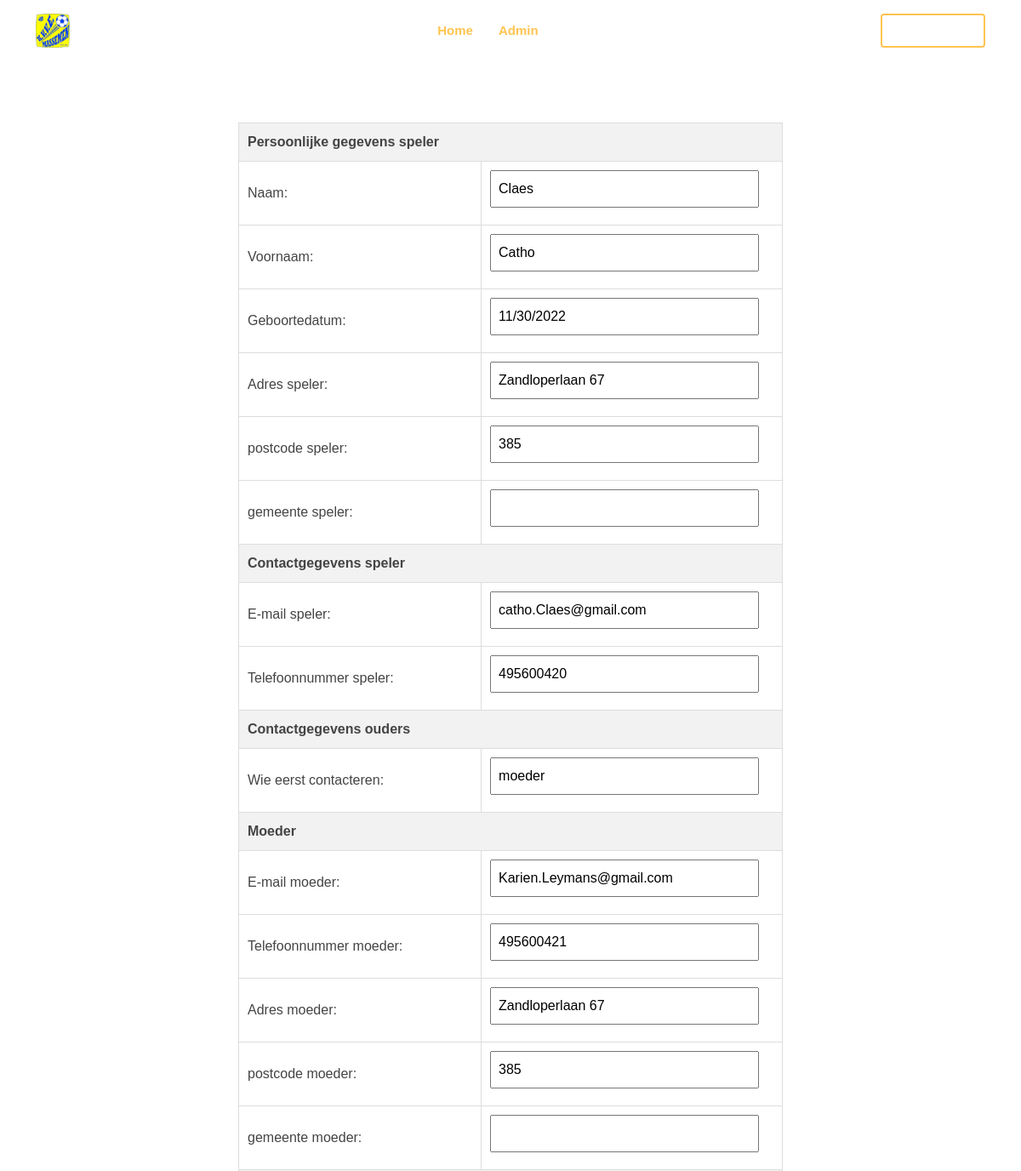
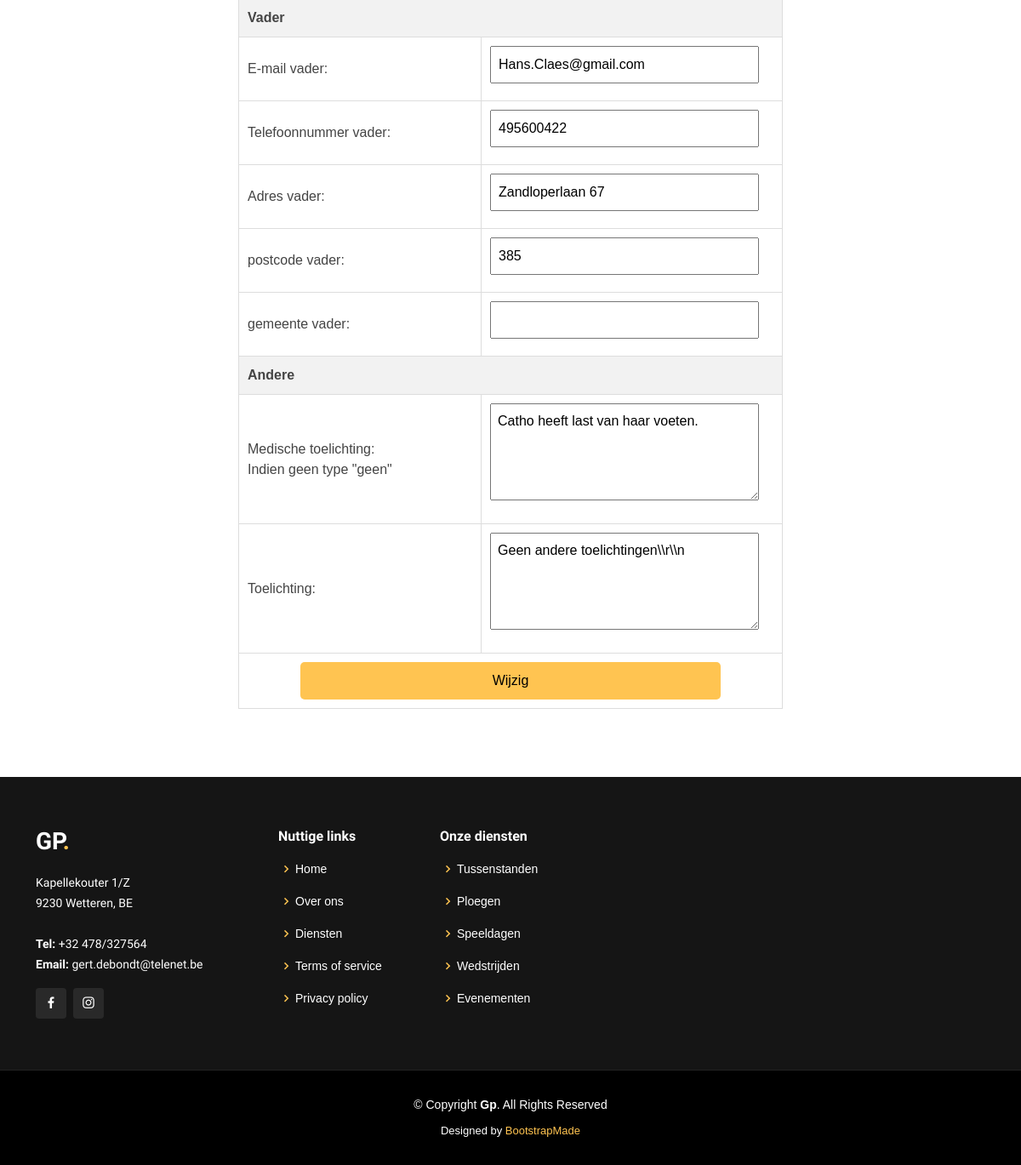
/Gp_02/Gp/meer_info.php?spelerid=19, run on the app's committed database (2 pictures, top to bottom).
### tables this page shows
CREATE TABLE `tblspelers` (
  `spelernr` int(11) NOT NULL,
  `naam` text NOT NULL,
  `voornaam` text NOT NULL,
  `geboortedatum` date DEFAULT NULL,
  `adres_speler` text,
  `postcodeid_speler` int(11) DEFAULT NULL,
  `email` text,
  `telefoonnummer_speler` text,
  `adres_moeder` text,
  `postcodeid_moeder` int(11) DEFAULT NULL,
  `email_moeder` text,
  `telefoonnummer_moeder` text,
  `adres_vader` text,
  `postcodeid_vader` int(11) DEFAULT NULL,
  `email_vader` text,
  `telefoonnummer_vader` text,
  `wie_eerst_te_verwittigen` text,
  `medische_toelichting` text,
  `bondsnummer` int(11) DEFAULT NULL,
  `toelichting` text,
  `actief` tinyint(1) DEFAULT NULL
);

### Gp_02/Gp/meer_info.php (the view, shortened to what this page needs)
<?php
  if(isset($_GET["spelerid"])){
    $id = $_GET["spelerid"];
  }
  $mysqli = new MySQLi("localhost","root","","voetbalclubphp");
  if(mysqli_connect_errno()){
    trigger_error("fout bij verbinding: ".$mysqli->error);
  }else{
    $sql="SELECT * FROM tblspelers WHERE spelernr = ?";
    if($stmt = $mysqli->prepare($sql)){
      $stmt->bind_param("i",$id);
      if(!$stmt->execute()){
        echo "Het uitvoeren van de query is mislukt:".$stmt->error."in query".$sql;
      }else{
        $stmt->bind_result($spelersnr, $naam, $voornaam, $datum, $adres1, $postcode1, $email1, $tel1, $adres2, $postcode2, $email2, $tel2, $adres3, $postcode3, $email3, $tel3, $contactfirst, $medische_toelichting, $bondsnummer, $toelichting,$actief);
        $id = $spelersnr;
      }
    }else{
        echo"er zit een fout in de query: ".$mysqli->error;
    }
  }
  function fetchGemeente($postcode, $mysqli){
    $query = "SELECT gemeente FROM tblpostcode WHERE postcode = ?";
    if ($stmt = $mysqli->prepare($query)) {
    $stmt->bind_param("s", $postcode);
        $stmt->execute();
        $stmt->bind_result($gemeente);
        return $gemeente;
  }else{
    return "Error fetching gemeente";
  }
}
?>
<!DOCTYPE html>
<html lang="en">
<head>
  <link href="assets/vendor/aos/aos.css" rel="stylesheet">
  <link href="assets/vendor/bootstrap/css/bootstrap.min.css" rel="stylesheet">
  <link href="assets/vendor/bootstrap-icons/bootstrap-icons.css" rel="stylesheet">
  <link href="assets/vendor/boxicons/css/boxicons.min.css" rel="stylesheet">
  <link href="assets/vendor/glightbox/css/glightbox.min.css" rel="stylesheet">
  <link href="assets/vendor/remixicon/remixicon.css" rel="stylesheet">
  <link href="assets/vendor/swiper/swiper-bundle.min.css" rel="stylesheet">
  <link href="assets/css/style.css" rel="stylesheet">
  <link href="assets/css/styleinschrijving.css" rel="stylesheet">
</head>
<body>
             <header id="header" class="fixed-top ">
    <div class="container d-flex align-items-center justify-content-lg-between">
      <h1 class="logo me-auto me-lg-0"><a href="index.php"><img src="assets/img/favicon.jpg"></a></h1>
      <nav id="navbar" class="navbar order-last order-lg-0">
        <ul>
          <li><a class="nav-link scrollto active" href="index.php">Home</a></li>
          <li><a class="nav-link scrollto active" href="aangemeld.php">Admin</a></li>
        </ul>
      </nav>
      <a href="aangemeld.php" class="get-started-btn scrollto">Admin only</a>
    </div>
  </header>
  <section>
  <div class="container">
   <form id="inschrijven" name="inschrijven" method="post" action='updatepage.php?actieverander&spelerid=<?php echo $id;?>'>
    <table class="mx-auto">
        <tr>
            <th colspan="2">Persoonlijke gegevens speler</th>
        </tr>
        <tr>
            <td><label>Naam:</label></td>
            <td><input type="text" name="naam" id="naam" value="<?php echo $naam;?>" readonly>
            <label id="naamVerplicht" class="fout"></label></td>
        </tr>
        <tr>
            <td><label>Voornaam:</label></td>
            <td><input type="text" name="voornaam" id="voornaam" value="<?php echo $voornaam ;?> " readonly>
            <label id="voornaamVerplicht" class="fout"></label></td>
        </tr>
        <tr>
            <td><label>Geboortedatum:</label></td>
            <td><input type="date" name="datum" id="datum" value="<?php echo (new DateTime($datum))->format('Y-m-d'); ?>" readonly>
            <label id="datumVerplicht" class="fout"></label></td>
        </tr>
        <tr>
            <td><label>Adres speler:</label></td>
            <td><input type="text" name="adres1" id="adres1" value="<?php echo $adres1;?>"readonly>
            <label id="adres1Verplicht" class="fout"></label></td>
        </tr>
        <tr>
            <td><label>postcode speler:</label></td>
            <td><input type="text" name="postcode1" id="postcode1" value="<?php echo $postcode1;?>"readonly>
            <label id="postcode1Verplicht" class="fout"></label></td>
        </tr>
        <tr>
            <td><label>gemeente speler:</label></td>
            <td>
              <?php
                $gemeente_speler = fetchGemeente($postcode1, $mysqli);
              ?>
              <input type="text" name="gemeente_speler" id="gemeente_speler" value="<?php echo $gemeente_speler;?>" readonly>
            </td>
        </tr>
        <tr>
            <th colspan="2">Contactgegevens speler</th>
        </tr>
        <tr>
            <td><label>E-mail speler:</label></td>
            <td><input type="email" name="email1" id="email1" value="<?php echo $email1;?>"readonly>
            <label id="email1Verplicht" class="fout"></label></td>
        </tr>
        <tr>
            <td><label>Telefoonnummer speler:</label></td>
            <td><input type="tel" name="tel1" id="tel1" value="<?php echo $tel1;?>"readonly>
            <label id="tel1Verplicht" class="fout"></label></td>
        </tr>
        <tr>
            <th colspan="2">Contactgegevens ouders</th>
        </tr>
        <tr>
            <td><label>Wie eerst contacteren:</label></td>
            <td><input type="text" name="contactfirst" id="contactfirst" value="<?php echo $contactfirst;?>"readonly>
            <label id="contactVerplicht" class="fout"></label></td>
        </tr>
        <tr>
            <th colspan="2">Moeder</th>
        </tr>
        <tr>
            <td><label>E-mail moeder:</label></td>
            <td><input type="email" name="email2" id="email2" value="<?php echo $email2;?>"readonly>
            <label id="email2Verplicht" class="fout"></label></td>
        </tr>
        <tr>
            <td><label>Telefoonnummer moeder:</label></td>
            <td><input type="tel" name="tel2" id="tel2" value="<?php echo $tel2;?>"readonly>
            <label id="tel2Verplicht" class="fout"></label></td>
        </tr>
        <tr>
            <td><label>Adres moeder:</label></td>
            <td><input type="text" name="adres2" id="adres2" value="<?php echo $adres2;?>"readonly>
            <label id="adres2Verplicht" class="fout"></label></td>
        </tr>
        <tr>
            <td><label>postcode moeder:</label></td>
            <td><input type="text" name="postcode2" id="postcode2" value="<?php echo $postcode2;?>"readonly>
            <label id="postcode2Verplicht" class="fout"></label></td>
        </tr>
        <tr>
            <td><label>gemeente moeder:</label></td>
            <td>
              <?php
                $gemeente_moeder = fetchGemeente($postcode2, $mysqli);
              ?>
              <input type="text" name="gemeente_moeder" id="gemeente_moeder" value="<?php echo $gemeente_moeder;?>" readonly>
            </td>
        </tr>
        <tr>
            <th colspan="2">Vader</th>
        </tr>
        <tr>
            <td><label>E-mail vader:</label></td>
            <td><input type="email" name="email3" id="email3" value="<?php echo $email3;?>"readonly>
            <label id="email3Verplicht" class="fout"></label></td>
        </tr>
        <tr>
            <td><label>Telefoonnummer vader:</label></td>
            <td><input type="tel" name="tel3" id="tel3" value="<?php echo $tel3;?>"readonly>
            <label id="tel3Verplicht" class="fout"></label></td>
        </tr>
        <tr>
            <td><label>Adres vader:</label></td>
            <td><input type="text" name="adres3" id="adres3" value="<?php echo $adres3;?>" readonly>
            <label id="adres3Verplicht" class="fout"></label></td>
        </tr>
        <tr>
            <td><label>postcode vader:</label></td>
            <td><input type="text" name="postcode3" id="postcode3" value="<?php echo $postcode3;?>"readonly></td>
        </tr>
        <tr>
            <td><label>gemeente vader:</label></td>
            <td>
              <?php
                $gemeente_vader = fetchGemeente($postcode3, $mysqli);
              ?>
              <input type="text" name="gemeente_vader" id="gemeente_vader" value="<?php echo $gemeente_vader;?>" readonly>
            </td>
        </tr>
        <tr>
            <th colspan="2">Andere</th>
        </tr>
        <tr>
            <td><label for="medische_toelichting">Medische toelichting:<br>Indien geen type "geen"</label></td>
            <td><textarea class="center"id="medische_toelichting" name="medische_toelichting" rows="4" readonly><?php echo $medische_toelichting;?></textarea></td>
        </tr>
        <tr>
            <td><label for="toelichting">Toelichting:</label></td>
            <td><textarea class="center"id="toelichting" name="toelichting" rows="4" readonly><?php echo $toelichting;?></textarea></td>
        </tr>
        <tr>
          <td colspan="2" style="text-align: center;">
            <input style="margin: 0;" type='submit' name='update' id='update' value='Wijzig'>
          </td>
        </tr>
    </table>
  </section>
  <footer id="footer">
    <div class="footer-top">
      <div class="container">
        <div class="row">
          <div class="col-lg-3 col-md-6">
            <div class="footer-info">
              <h3>Gp<span>.</span></h3>
              <p>
                Kapellekouter 1/Z<br>
                9230 Wetteren, BE<br><br>
                <strong>Tel:</strong> +32 478/327564<br>
                <strong>Email:</strong> gert.debondt@telenet.be<br>
              </p>
              <div class="social-links mt-3">
                <a href="https://www.facebook.com/massemenkvve?fref=ts" class="facebook"><i class="bx bxl-facebook"></i></a>
                <a href="https://www.instagram.com/kvve_massemen/" class="instagram"><i class="bx bxl-instagram"></i></a>
              </div>
            </div>
          </div>
          <div class="col-lg-2 col-md-6 footer-links">
            <h4>Nuttige links</h4>
            <ul>
              <li><i class="bx bx-chevron-right"></i> <a href="#">Home</a></li>
              <li><i class="bx bx-chevron-right"></i> <a href="#">Over ons</a></li>
              <li><i class="bx bx-chevron-right"></i> <a href="#">Diensten</a></li>
              <li><i class="bx bx-chevron-right"></i> <a href="#">Terms of service</a></li>
              <li><i class="bx bx-chevron-right"></i> <a href="#">Privacy policy</a></li>
            </ul>
          </div>
          <div class="col-lg-3 col-md-6 footer-links">
            <h4>Onze diensten</h4>
            <ul>
              <li><i class="bx bx-chevron-right"></i> <a href="#">Tussenstanden</a></li>
              <li><i class="bx bx-chevron-right"></i> <a href="#">Ploegen</a></li>
              <li><i class="bx bx-chevron-right"></i> <a href="#">Speeldagen</a></li>
              <li><i class="bx bx-chevron-right"></i> <a href="#">Wedstrijden</a></li>
              <li><i class="bx bx-chevron-right"></i> <a href="#">Evenementen</a></li>
            </ul>
          </div>
        </div>
      </div>
    </div>
    <div class="container">
      <div class="copyright">
        &copy; Copyright <strong><span>Gp</span></strong>. All Rights Reserved
      </div>
      <div class="credits">
        Designed by <a href="https://bootstrapmade.com/">BootstrapMade</a>
      </div>
    </div>
  </footer>
</body>
</html>

### Gp_02/Gp/assets/css/style.css (style rules this page uses)
body { font-family: "Open Sans", sans-serif; color: #444444; }
a { color: #ffc451; text-decoration: none; }
h1, h2, h3, h4, h5, h6 { font-family: "Raleway", sans-serif; }
#header { transition: all 0.5s; z-index: 997; padding: 15px 0; }
#header .logo { font-size: 32px; margin: 0; padding: 0; line-height: 1; font-weight: 700; letter-spacing: 2px; text-transform: uppercase; }
#header .logo a { color: #fff; }
#header .logo img { max-height: 40px; }
.get-started-btn { color: #fff; border-radius: 4px; padding: 7px 25px 8px 25px; white-space: nowrap; transition: 0.3s; font-size: 14px; display: inline-block; border: 2px solid #ffc451; }
.navbar { padding: 0; }
.navbar ul { margin: 0; padding: 0; display: flex; list-style: none; align-items: center; }
.navbar li { position: relative; }
.navbar a, .navbar a:focus { display: flex; align-items: center; justify-content: space-between; padding: 10px 0 10px 30px; font-size: 15px; font-weight: 600; color: gray; white-space: nowrap; transition: 0.3s; }
.navbar a:hover, .navbar .active, .navbar .active:focus, .navbar li:hover>a { color: #ffc451; }
section { padding: 60px 0; overflow: hidden; }
#footer { background: black; padding: 0 0 30px 0; color: #fff; font-size: 14px; }
#footer .footer-top { background: #151515; border-bottom: 1px solid #222222; padding: 60px 0 30px 0; }
#footer .footer-top .footer-info { margin-bottom: 30px; }
#footer .footer-top .footer-info h3 { font-size: 28px; margin: 0 0 20px 0; padding: 2px 0 2px 0; line-height: 1; font-weight: 700; text-transform: uppercase; }
#footer .footer-top .footer-info h3 span { color: #ffc451; }
#footer .footer-top .footer-info p { font-size: 14px; line-height: 24px; margin-bottom: 0; font-family: "Raleway", sans-serif; color: #fff; }
#footer .footer-top .social-links a { font-size: 18px; display: inline-block; background: #292929; color: #fff; line-height: 1; padding: 8px 0; margin-right: 4px; border-radius: 4px; text-align: center; width: 36px; height: 36px; transition: 0.3s; }
#footer .footer-top h4 { font-size: 16px; font-weight: 600; color: #fff; position: relative; padding-bottom: 12px; }
#footer .footer-top .footer-links { margin-bottom: 30px; }
#footer .footer-top .footer-links ul { list-style: none; padding: 0; margin: 0; }
#footer .footer-top .footer-links ul i { padding-right: 2px; color: #ffc451; font-size: 18px; line-height: 1; }
#footer .footer-top .footer-links ul li { padding: 10px 0; display: flex; align-items: center; }
#footer .footer-top .footer-links ul li:first-child { padding-top: 0; }
#footer .footer-top .footer-links ul a { color: #fff; transition: 0.3s; display: inline-block; line-height: 1; }
#footer .copyright { text-align: center; padding-top: 30px; }
#footer .credits { padding-top: 10px; text-align: center; font-size: 13px; color: #fff; }

### Gp_02/Gp/assets/css/styleinschrijving.css (style rules this page uses)
body { font-family: Arial, sans-serif; }
form { max-width: 800px; margin: 0 auto; margin-top: 30px; }
table { align-items: center; width: 80%; border-collapse: collapse; margin-bottom: 20px; margin-top: 30px }
th, td { padding: 10px; border: 1px solid #ddd; text-align: left; margin-top:30px; }
th { background-color: #f2f2f2; }
input, textarea { width: 95%; margin-bottom: 10px; padding: 8px; }
input[type="submit"] { background-color: #ffc451; color: black; padding: 10px 15px; border: none; border-radius: 5px; margin-left: 157px; cursor: pointer; align-items: center; width: 80% }

### data on the page
tblspelers: naam "Claes", voornaam "Catho", datum "11/30/2022", adres1 "Zandloperlaan 67", postcode1 "385", email1 "catho.Claes@gmail.com", tel1 "495600420", contactfirst "moeder", email2 "Karien.Leymans@gmail.com", tel2 "495600421", adres2 "Zandloperlaan 67", postcode2 "385", email3 "Hans.Claes@gmail.com", tel3 "495600422", adres3 "Zandloperlaan 67", postcode3 "385", medische_toelichting "Catho heeft last van haar voeten.", toelichting "Geen andere toelichtingen\\\\r\\\\n"
